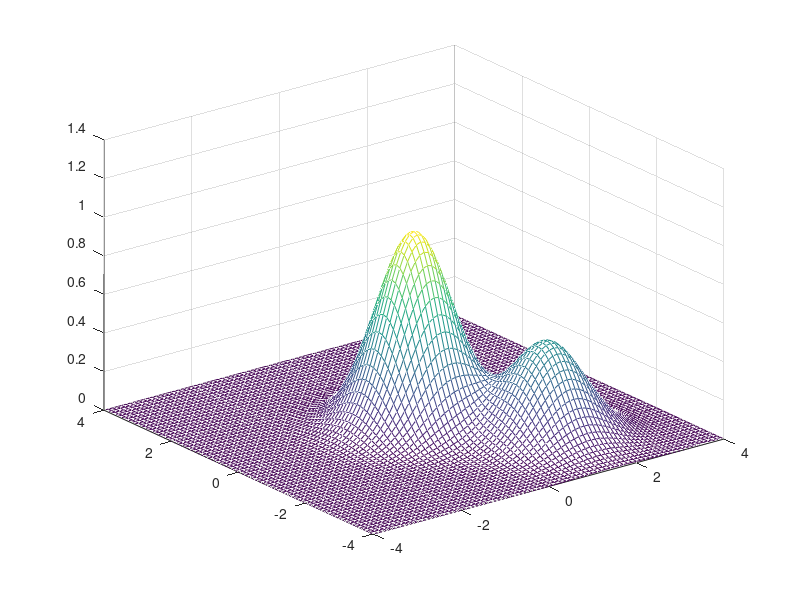

The MATLAB script that drew this image:
% visualize the multiple peaks gaussion distribution
% please adjust the expection, variation, and maximum value
close all;  clear  clc  

x=-4:.1:4;  
y=x;   
[x, y] = meshgrid(x,y);

z1 = exp(-x.^2 -y.^2);
z2 = 0.5 * exp(-(x-1.5).^2 - (y+2.0).^2);

z = z1 + z2;
mesh(x,y,z);

